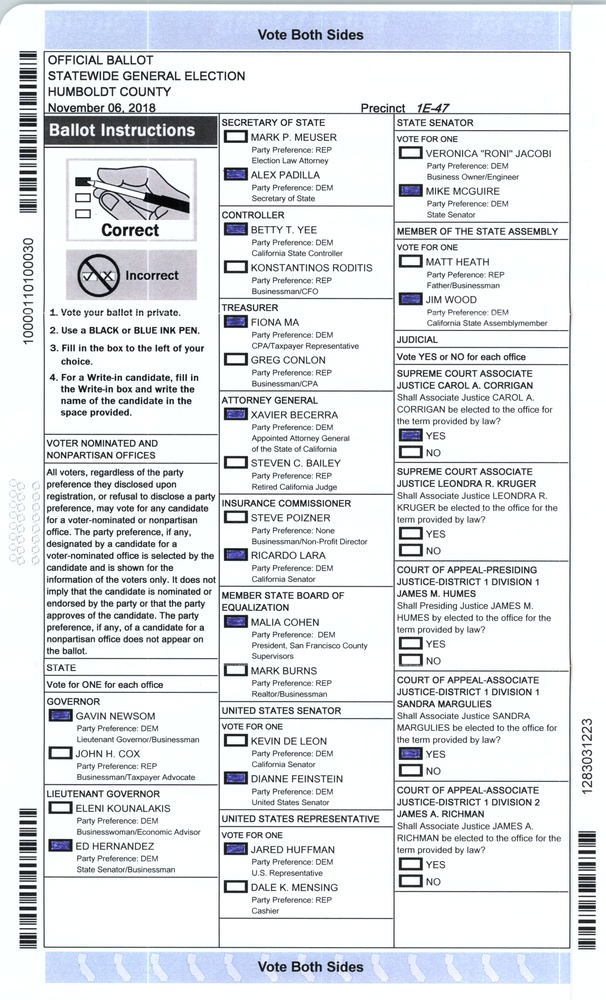
#> input picture test_data/000000.jpg, 606 x 1000 px, shrunk from 2544 x 4200 before the run, found by its file name
$ python HARTgetBallotType.py
#> lines starting #> are read from the running program, lines starting #| are printed output that depends on the picture
""" Obtain the ballot type ID from a HART ballot by bar-code or, optical recognition.

    March 2020 -- Humboldt country has newly implemented the Hart Intercivic Verity system.

    This code was written for the Humboldt Election Transparency Project and is licensed
    but under the MIT License and the Beer License.

    Modified March 2020 for new HARTS format, where party and precinct don't
    seem to be discrete fields in the barcode.

    Todo: consider OCR-ing the precinct ID and party from the ballot directly.
"""

# Performance measured on PowerBook (2015) MacOS Jan 17, 2020
#
# time in pyzbar starts at .0059 and grows slowly       todo: why?
# total elapsed time starts at .245 seconds. Most of the difference is opening and
# subsetting the image in PIL


# import tesseract
from PIL import Image
from PIL import ImageFile  # fix for IOError('image file is truncated ...
ImageFile.LOAD_TRUNCATED_IMAGES = True
from pyzbar.pyzbar import decode, ZBarSymbol
import codecs
import os
import re
import sys
import time
from election_paramaters.pctids_2018_11 import pctids_2018_11
# import logging        # logging commented out, should be used by caller if wanted

def b2str(binbytes):
    """Convert binary octets to Python3 string.

       Currently required for pyzbar output. If arg is None, return None"""

    if binbytes is None: return None
    return ''.join(chr(x) for x in binbytes)

def pct_id(barcode):
    if barcode is None: return None
    return barcode[3:9]  # 4th through 9th characters

def party_id(barcode):
    if barcode is None: return None
    return barcode[9:11]  # 10th and 11th characters

def page_num(barcode):
    """Call with lower barcode. Return the page number as an integer"""

    if barcode is None: return None
    return int(barcode[7])     # 8th car, lower barcode

class Image_juggler:
    '''Hold a Pillow image but don't invert unless asked.'''

    def __init__(self, image):
        self.img = image
        self.inverted_img = None

    def image(self):
        return self.img

    def inverted(self):
        if self.inverted_img is None:
            self.inverted_img = self.img.transpose(Image.ROTATE_180)
        return self.inverted_img


class HARTgetBallotType:
    """Get a HART ballot precinct ID (six digits) and page number from the barcode.

       There is code commented out here that would use tesseract to OCR the information
       if pyzbar fails. But pyzbar is working well and tesseract is yet another library
       to load and maintain versions. The code was tested and worked, at one time"""

    def __init__(self, dpi):
        """barcode_data format {barcode: (precinct, party)}"""

        self.DPI = dpi  # todo: get make an argument
        inchToPx = lambda x: int(float(x) * self.DPI + .5)

        # Hart Intercivic Verity Ballot Locations
        #
        # Barcodes run vertically in the left margin.
        #
        # The lower barcode contains the page number (1 - N) of the ballot
        #

        class bc_params: pass
        self.lower_bc = bc_params()
        self.lower_bc.TOP_LEFT_X_PX = inchToPx(0.15)
        self.lower_bc.TOP_LEFT_Y_PX = inchToPx(11.4)
        self.lower_bc.BOT_RIGHT_X_PX = inchToPx(0.7)
        self.lower_bc.BOT_RIGHT_Y_PX = inchToPx(13.8)
        self.lower_bc.validate = re.compile(r'^\d{12}$')

        # The upper barcode identifies the precinct and (for primaries) the party.
        #
        self.upper_bc = bc_params()
        self.upper_bc.TOP_LEFT_X_PX = inchToPx(0.15)
        self.upper_bc.TOP_LEFT_Y_PX = inchToPx(.05)
        self.upper_bc.BOT_RIGHT_X_PX = inchToPx(0.7)   # this is actually pretty tight
        self.upper_bc.BOT_RIGHT_Y_PX = inchToPx(3.5)
        self.upper_bc.validate = re.compile(r'^\d{14}$')

    def getBallotBarcodes(self, file):
        """Return the barcodes used to identify the attributes of a ballot.

           These can be further interpreted using functions precinct_id(), party_id(),
           and page_num().

           Handles the possibility that the image is upside down.

            :param  fd          path to file
            :return (str, str)  the upper and lower barcodes
        """

        self.upsideDownImage = None
        # logging.info(file)
        # print(f'file={file}')
        image = Image.open(file)
#> image is the input picture: PIL image 606x1000 RGB; mean R, G, B 224.1, 227, 230
        image.load()
        imjuglr = Image_juggler(image)
        inverted = False
        barcode_upper = self._scanBarcode(imjuglr.image(), self.upper_bc)
        if barcode_upper is None:
            barcode_upper = self._scanBarcode(imjuglr.inverted(), self.upper_bc)
            inverted = barcode_upper is not None

        if inverted:
            barcode_lower = self._scanBarcode(imjuglr.inverted(), self.lower_bc)
        else:
            barcode_lower = self._scanBarcode(imjuglr.image(), self.lower_bc)

        return (barcode_upper, barcode_lower)

    # # This class is is used with the With statement, although this is
    # # not necessary since we removed Tesseract
    # #
    def __enter__(self):
        return self

    def __exit__(self, exc_type, exc_val, exc_tb):
        # self.tessAPI.End()
        return False        # todo: if terminated by exception raise it now

    def _scanBarcode(self, image, bc_params):
        """Capture the ballot ID from the barcode.

        :param Image image:  a Pillow image of the full scanned ballot side.
        :param an object with info for locating and validating the barcode
        :return string: the bar code digits or None
        """
        if False:
            image.show()
            image.save(f'/Users/Wes/Desktop/{self.output_image_cntr}.jpg')
            self.output_image_cntr += 1
        # image.save('/Users/Wes/Desktop/fullimage.jpg')
        bcimage = image.crop((bc_params.TOP_LEFT_X_PX,
                            bc_params.TOP_LEFT_Y_PX,
                            bc_params.BOT_RIGHT_X_PX,
                            bc_params.BOT_RIGHT_Y_PX))
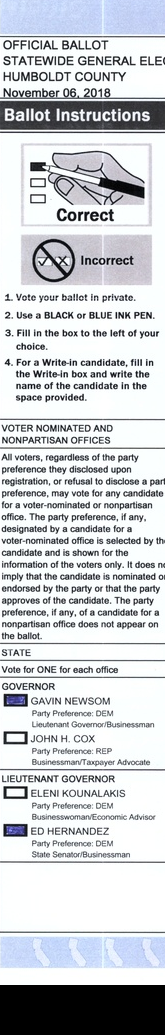
#> bcimage: PIL image 165x1035 RGB; mean R, G, B 204.3, 207.3, 210.9
        bcimage.load()   # over ride lazy op
        # bcimage.save('/Users/Wes/Desktop/barcode.jpg')
        if False:
            bcimage.show()
            bcimage.save(f'/Users/Wes/Desktop/{self.output_image_cntr}.jpg')
            self.output_image_cntr += 1

#> (the run stopped early here; a loop or call above may not have finished)
